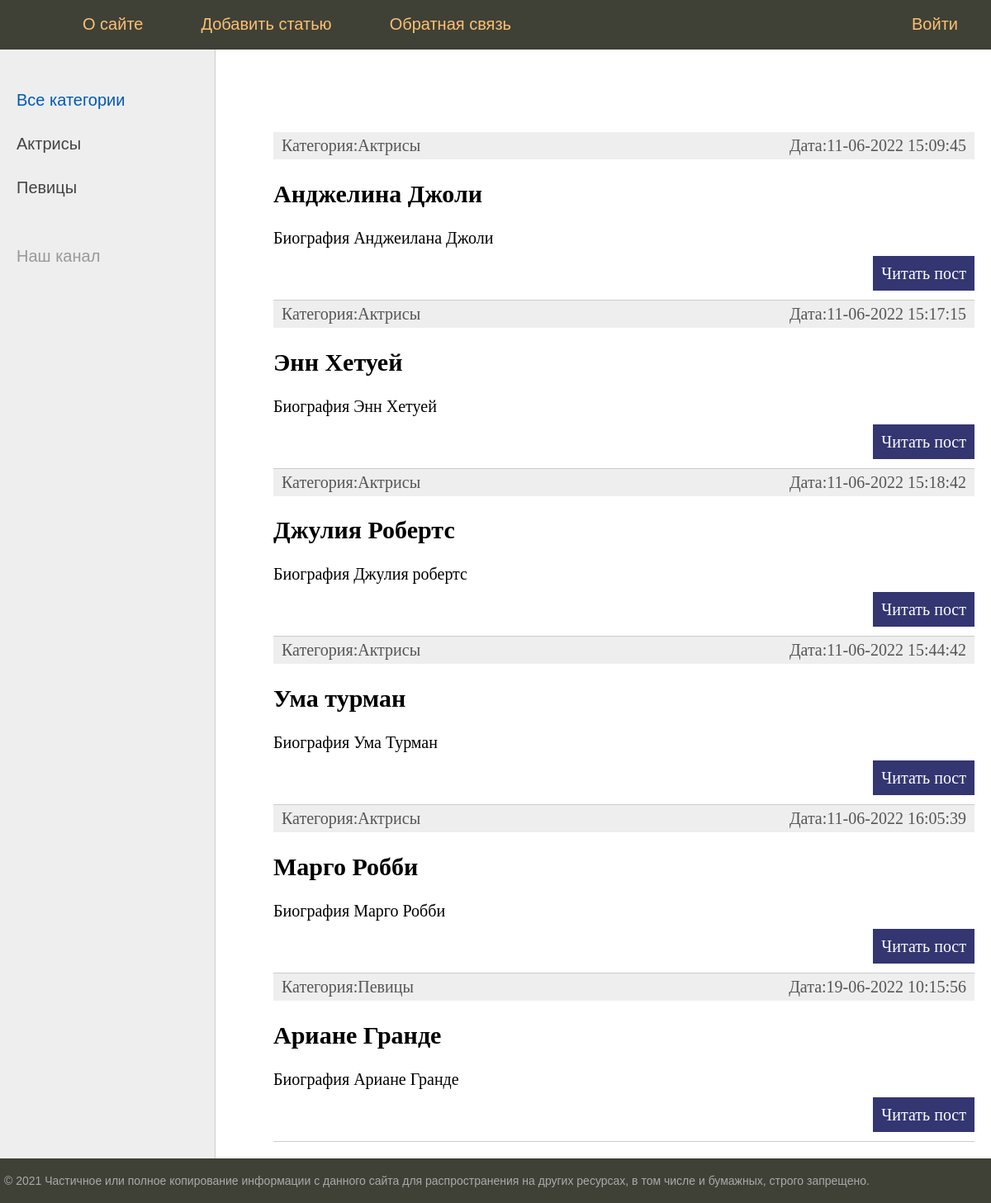
The page / on the database its author committed.
### women/models.py (models this page shows, shortened)
class Category(models.Model):
    name = models.CharField(max_length=100, db_index=True, verbose_name='Категория') #db_index-означает, что поле будет индексировано и поиск по нему будет происходить быстрее
    def __str__(self):
        return self.name
    def get_absolute_url(self):
        return reverse('category', kwargs={'cat_id': self.pk})
    class Meta:
        verbose_name = 'Категории'
        verbose_name_plural = 'Категории'
        ordering = ['name']

class Women(models.Model):
    title = models.CharField(max_length=255, verbose_name='Заголовок')
    content = models.TextField(blank=True)
    photo = models.ImageField(upload_to="photos/%Y/%m/%d/")
    time_create = models.DateTimeField(auto_now_add=True)
    time_update = models.DateTimeField(auto_now=True)
    is_published = models.BooleanField(default=True)
    cat = models.ForeignKey('Category', on_delete=models.PROTECT, null=True)
    def get_absolute_url(self):
        return reverse('post', kwargs={'post_id': self.pk})
    class Meta:
        verbose_name='Известные женщины'
        verbose_name_plural='Известные женщины'
        ordering = ['time_create','title']

### women/views.py (the view)
# urls.py: path('', index, name='home'),
def index(request):
    posts = Women.objects.all()
    cats = Category.objects.all()
    context={
        'cats':cats,
        'posts':posts,
        'menu':menu,
        'title':'Главаня страница',
        'cat_selected':0
    }
    return render(request,'women/index.html', context=context)

### women/templates/women/index.html (shortened to what this page needs)
{% extends 'women/base.html' %}
{% block content %}
<ul class="list-articles">
    {% for p in posts %}
        <li><div class="article-panel">
    <p class="first">Категория:{{p.cat}}</p>
    <p class="last">Дата:{{p.time_update|date:"d-m-Y H:i:s"}}</p>
        </div>
            <h2>{{p.title}}</h2>
    {% autoescape on %}
    {{p.content|linebreaks|truncatewords:50}}
    {% endautoescape %}
    <p class="link-read-post"><a href="{{ p.get_absolute_url }}">Читать пост</a></p>
        </li>
            {%endfor%}
</ul>
{% endblock content %}

### women/templates/women/base.html (shortened to what this page needs)
{% load static %}
<!DOCTYPE html>
<html lang="en">
<head>
    <link type="text/css" href="{% static 'women/css/style.css'%}" rel="stylesheet">
</head>
<body>
{% block mainmenu %}
<div class="header">
    <ul id="mainmenu" class="mainmenu">
        <li class="logo"><a href="{% url 'home'%}"><div class="logo"></div></a></li>
{%for m in menu%}
    {% if not forloop.last%}
        <li><a href="{% url m.url_name %}">{{m.title}}</a></li>
    {% else %}
        <li class="last"><a href="{% url m.url_name %}">{{m.title}}</a></li>
    {% endif %}
{%endfor%}
    </ul>
</div>
{% endblock mainmenu %}
<table class="table-content" border=0 cellpadding="0" cellspacing="0">
<tr>
	<td valign="top" class="left-chapters">
	<ul id="leftchapters">
{% if cat_selected == 0 %}
		<li class="selected">Все категории</li>
{% else %}
		<li><a href="{% url 'home' %}">Все категории</a></li>
{% endif %}
{% for c in cats %}
	{% if c.pk == cat_selected %}
		<li class="selected">{{c.name}}</li>
	{% else %}
		<li><a href="{{ c.get_absolute_url }}">{{c.name}}</a></li>
	{% endif %}
{% endfor %}
		<li class="share">
		<p>Наш канал</p>
		<a class="share-yt" href="https://www.youtube.com/channel/UClJzWfGWuGJL2t-3dYKcHTA/playlists" target="_blank" rel="nofollow"></a>
		</li>
	</ul>
</td>
<td valign="top" class="content">
	<div class="content-text">
{% block content %}
{% endblock %}
	</div>
</td></tr></table>
<tr><td valign=top>
	<div id="footer">
		<p>&copy; 2021 Частичное или полное копирование информации с данного сайта для распространения на других ресурсах, в том числе и бумажных, строго запрещено.</p>
	</div>
</td></tr></table>
</body>
</html>

### women/static/women/css/style.css (style rules this page uses)
html, body { font-family: 'Arial'; margin: 0; padding: 0; height: 100%; width: 100%; color: #444; }
a { color: #0059b2; text-decoration: none; }
p.link-read-post { text-align: right; }
p.link-read-post a { padding: 10px; min-width: 100px; background: #333671; color: #fff; text-decoration: none; }
div.article-panel { background: #eee; padding: 5px 10px 5px 10px; box-sizing border-box; overflow: hidden; color: #555; }
div.article-panel p.first { margin: 0; float: left; }
div.article-panel p.last { margin: 0; float: right; }
ul.list-articles { list-style: none; margin: 0; padding: 0; }
ul.list-articles li { border-bottom: 1px solid #ccc; }
.header { background: #3F4137; height: 60px; }
.logo { background: url('../images/logo.png') no-repeat 10px 5px; width: 70px; height: 60px; }
ul.mainmenu { list-style: none; margin: 0; padding: 0; height: 60px; color: #fdc073; font-size: 20px; overflow: hidden; }
ul.mainmenu li { float: left; margin: 18px 40px 0 30px; }
ul.mainmenu li.logo { margin: 0; }
ul.mainmenu li.last { float: right; }
ul.mainmenu li a { color: #fdc073; text-decoration: none; }
.table-content { width: 100%; min-height: 100%; height: 100%; }
.left-chapters { margin: 0; background: #eee; border-right: 1px solid #ccc; min-height: 100%; }
.left-chapters ul { width: 230px; min-height: 100%; margin: 0; padding: 20px 10px 10px 20px; list-style: none; font-size: 20px; }
.left-chapters ul li { margin: 30px 0 0 0; color: #999; }
.left-chapters ul li.selected { color: #0059b2; }
.left-chapters ul li a { color: #444; text-decoration: none; }
.left-chapters ul li.share { margin: 60px 0 0 0; }
.left-chapters ul li.share p { margin: 30px 0 30px 0; }
.left-chapters ul li.share a { display: inline-block; width: 40px; height: 40px; margin: 0 20px 0 0; }
.left-chapters ul li.share a.share-yt { width: 100%; height: 30px; background: url('../images/share_yt.png') no-repeat 0 0 }
.content { padding: 40px 20px 20px 40px; width: 100%; box-sizing: border-box; }
.content-text { margin: 60px 0 0 30px; color: #000; font-size: 20px; font-family: Yandex Sans Display Light; }
#footer { box-sizing: border-box; background: #3F4137; padding: 5px; color: #aaa; font-size: 14px; font-family: Verdana, Geneva, Arial, Helvetica; text-align: left; overflow: hidden; }

### rows shown on the page
Category: name "Актрисы"
Category: name "Певицы"
Women: cat "Актрисы", time_update "11-06-2022 15:09:45", title "Анджелина Джоли", content "Биография Анджеилана Джоли"
Women: cat "Актрисы", time_update "11-06-2022 15:17:15", title "Энн Хетуей", content "Биография Энн Хетуей"
Women: cat "Актрисы", time_update "11-06-2022 15:18:42", title "Джулия Робертс", content "Биография Джулия робертс"
Women: cat "Актрисы", time_update "11-06-2022 15:44:42", title "Ума турман", content "Биография Ума Турман"
Women: cat "Актрисы", time_update "11-06-2022 16:05:39", title "Марго Робби", content "Биография Марго Робби"
Women: cat "Певицы", time_update "19-06-2022 10:15:56", title "Ариане Гранде", content "Биография Ариане Гранде"

### other values the page prints
{{ m.title }} "О сайте" "Добавить статью" "Обратная связь"
{{ m.title }} "Войти"
